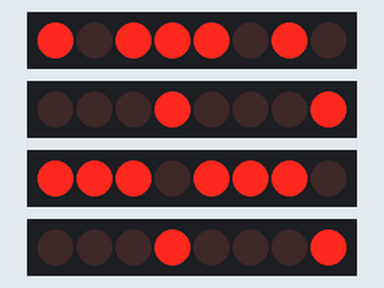
The sketch below on a simulated Arduino Uno, built with avr-gcc and run on an emulated ATmega328P. Shown: 4 × 8 shift-register outputs drawn as a row of LEDs (first output left, lit = HIGH). Wiring (inferred from the names in the program): 4 × shift register (74HC595): data pin 11, shift clock pin 12, latch pin 13 / data pin 8, shift clock pin 9, latch pin 10 / data pin 2, shift clock pin 3, latch pin 4 / data pin 5, shift clock pin 6, latch pin 7. Wiring (inferred from the signals the program sends): 4 × row of LEDs: on Q0, Q1, Q2, Q3, Q4, Q5, Q6, Q7 / on Q0, Q1, Q2, Q3, Q4, Q5, Q6, Q7 / on Q0, Q1, Q2, Q3, Q4, Q5, Q6, Q7 / on Q0, Q1, Q2, Q3, Q4, Q5, Q6, Q7. Random numbers use the default seed unless the sketch sets one.

Above: at 0.16 s.
At 5.21 s:
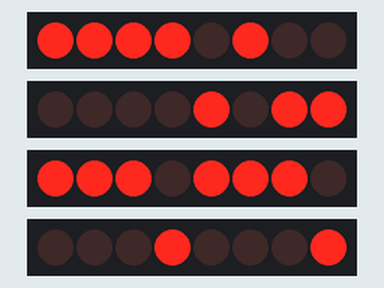
At 12.02 s:
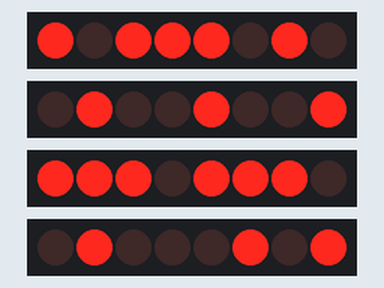
At 19.76 s:
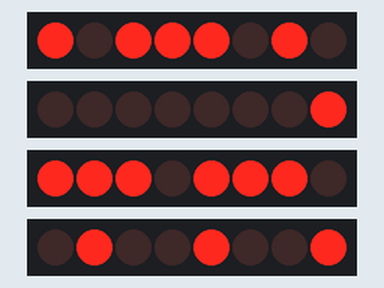
At 29.56 s:
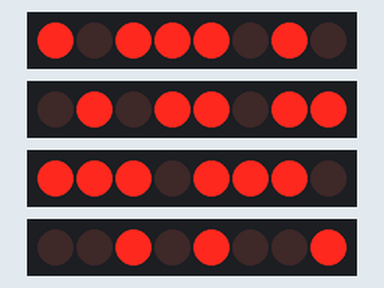
At 39.36 s:
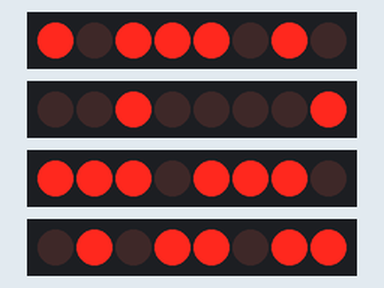
Timing chart, 0 to 40.0 s (numbered marks = the images above):
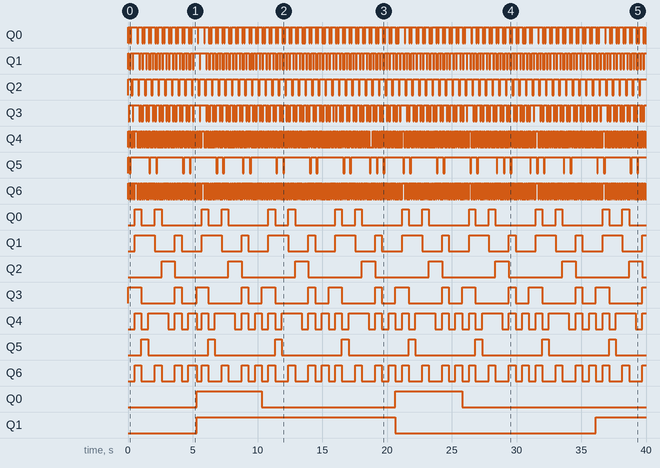

The sketch:

LED_Display.ino
```cpp
#include <stdlib.h>

// Pin definitions:
// The 74HC595 uses a type of serial connection called SPI
// (Serial Peripheral Interface) that requires three pins:

int datapins[] = {2, 5, 8, 11};
int clockpins[] = {3, 6, 9, 12};
int latchpins[] = {4, 7, 10, 13};

float switch_val;
int my_count = 0;
boolean clicked = 0;
boolean clicked_prev = 0;

//for dtostrf
char number_array[5];

byte data = 0;


void setup()
{
  // Set the three SPI pins to be outputs:
  for(int i=2; i<14; i++){
    pinMode(i, OUTPUT);
  }
  clearAll();
}


void loop()
{
  //binaryCount();        // Bit patterns from 0 to 255
  //click_count();
  count();

}

/* Layout of digital display:
*
*         Register Numbers
*         ----------------
*   __          _0_
*  |__|      1|     |2
*  |__|.  =     -3-
*            4|     |5
*               -6-      .7
*
*/


void click_count(){
  switch_val = analogRead(0);
  if (switch_val > 1000){
    clicked = true;
  }else{
    clicked = false;
  }
  if(clicked && !clicked_prev){
    my_count++;
  }
  disp_num(my_count);
  clicked_prev = clicked;
}

void rand_disp(){
  disp_digit(random(9), false, 1);
  delay(500);
}

void count(){
  int delayTime = 50;
  for(int a=0; a<=9; a++){
    disp_digit(a, false, 1);
    for (int b = 0; b<=9; b++){
      disp_digit(b, false, 2);
      for(int c = 0; c<=9; c++){
        disp_digit(c, false, 3);
        for(int d = 0; d<=9; d++){
          disp_digit(d, false, 4);
          delay(delayTime);
        }
      }
    }
  }
}


void clearAll(){
  for(int i = 7; i>=0; i--){
    shiftWrite(i, LOW, 1);
    shiftWrite(i, LOW, 2);
    shiftWrite(i, LOW, 3);
    shiftWrite(i, LOW, 4);
  }
}

void clearDisp(int register_num){
  for(int index = 7; index >= 0; index--)
  {
    shiftWrite(index, LOW, register_num);
  }
}

void disp_num(float number){
  dtostrf(number, 4, 3, number_array);
  int j=4;
  for(int i=0; i<j; i++){
    boolean period = false;
    int num = number_array[i] - '0';
    if(number_array[i+1] == '.'){
      period = true;
      i++;
      j++;
    }
    disp_digit(num, period, i);
  }
}

void disp_digit(int num, boolean period, int placeval){
  clearDisp(placeval);
  switch (num){
    case 0:
      shiftWrite(0, HIGH, placeval);
      shiftWrite(1, HIGH, placeval);
      shiftWrite(2, HIGH, placeval);
      shiftWrite(4, HIGH, placeval);
      shiftWrite(5, HIGH, placeval);
      shiftWrite(6, HIGH, placeval);
      break;
    case 1:
      shiftWrite(2, HIGH, placeval);
      shiftWrite(5, HIGH, placeval);
      break;
    case 2:
      shiftWrite(0, HIGH, placeval);
      shiftWrite(2, HIGH, placeval);
      shiftWrite(3, HIGH, placeval);
      shiftWrite(4, HIGH, placeval);
      shiftWrite(6, HIGH, placeval);
      break;
    case 3:
      shiftWrite(0, HIGH, placeval);
      shiftWrite(2, HIGH, placeval);
      shiftWrite(3, HIGH, placeval);
      shiftWrite(5, HIGH, placeval);
      shiftWrite(6, HIGH, placeval);
      break;
    case 4:
      shiftWrite(1, HIGH, placeval);
      shiftWrite(2, HIGH, placeval);
      shiftWrite(3, HIGH, placeval);
      shiftWrite(5, HIGH, placeval);
      break;
    case 5:
      shiftWrite(0, HIGH, placeval);
      shiftWrite(1, HIGH, placeval);
      shiftWrite(3, HIGH, placeval);
      shiftWrite(5, HIGH, placeval);
      shiftWrite(6, HIGH, placeval);
      break;
    case 6:
      shiftWrite(1, HIGH, placeval);
      shiftWrite(3, HIGH, placeval);
      shiftWrite(4, HIGH, placeval);
      shiftWrite(5, HIGH, placeval);
      shiftWrite(6, HIGH, placeval);
      shiftWrite(0, HIGH, placeval);
      break;
    case 7:
      shiftWrite(0, HIGH, placeval);
      shiftWrite(2, HIGH, placeval);
      shiftWrite(5, HIGH, placeval);
      break;
    case 8:
      shiftWrite(0, HIGH, placeval);
      shiftWrite(1, HIGH, placeval);
      shiftWrite(2, HIGH, placeval);
      shiftWrite(3, HIGH, placeval);
      shiftWrite(4, HIGH, placeval);
      shiftWrite(5, HIGH, placeval);
      shiftWrite(6, HIGH, placeval);
      break;
    case 9:
      shiftWrite(0, HIGH, placeval);
      shiftWrite(1, HIGH, placeval);
      shiftWrite(2, HIGH, placeval);
      shiftWrite(3, HIGH, placeval);
      shiftWrite(5, HIGH, placeval);
      break;
    default:
      clearDisp(placeval);
  }
  if(period==true){
    shiftWrite(7, HIGH, placeval);
  }

}


void shiftWrite(int desiredPin, boolean desiredState, int register_num)

// This function lets you make the shift register outputs
// HIGH, placeval or LOW in exactly the same way that you use digitalWrite().

// Like digitalWrite(), this function takes two parameters:

//    "desiredPin" is the shift register output pin
//    you want to affect (0-7)

//    "desiredState" is whether you want that output
//    to be HIGH, placeval or LOW

// Inside the Arduino, numbers are stored as arrays of "bits",
// each of which is a single 1 or 0 value. Because a "byte" type
// is also eight bits, we'll use a byte (which we named "data"
// at the top of this sketch) to send data to the shift register.
// If a bit in the byte is "1", the output will be HIGH, placeval. If the bit
// is "0", the output will be LOW.

// To turn the individual bits in "data" on and off, we'll use
// a new Arduino commands called bitWrite(), which can make
// individual bits in a number 1 or 0.
{

  constrain(register_num, 1, 4);

  //change register #s 1-4 to array positions 0-3
  register_num--;
  // First we'll alter the global variable "data", changing the
  // desired bit to 1 or 0:

  bitWrite(data,desiredPin,desiredState);

  // Now we'll actually send that data to the shift register.
  // The shiftOut() function does all the hard work of
  // manipulating the data and clock pins to move the data
  // into the shift register:

  shiftOut(datapins[register_num], clockpins[register_num], MSBFIRST, data);

  // Once the data is in the shift register, we still need to
  // make it appear at the outputs. We'll toggle the state of
  // the latchPin, which will signal the shift register to "latch"
  // the data to the outputs. (Latch activates on the HIGH, placeval-to
  // -low transition).

  digitalWrite(latchpins[register_num], HIGH);
  digitalWrite(latchpins[register_num], LOW);
}


/*
binaryCount()

Numbers are stored internally in the Arduino as arrays of "bits",
each of which is a 1 or 0. Just like the base-10 numbers we use
every day, The position of the bit affects the magnitude of its
contribution to the total number:

Bit position   Contribution
0              1
1              2
2              4
3              8
4              16
5              32
6              64
7              128

To build any number from 0 to 255 from the above 8 bits, just
select the contributions you need to make. The bits will then be
1 if you use that contribution, and 0 if you don't.

This function will increment the "data" variable from 0 to 255
and repeat. When we send this value to the shift register and LEDs,
you can see the on-off pattern of the eight bits that make up the
byte. See http://www.arduino.cc/playground/Code/BitMath for more
information on binary numbers.
*/

//void binaryCount()
//{
//  int delayTime = 1000; // time (milliseconds) to pause between LEDs
//                        // make this smaller for faster switching
//
//  // Send the data byte to the shift register:
//
//  shiftOut(datapin, clockpin, MSBFIRST, data);
//
//  // Toggle the latch pin to make the data appear at the outputs:
//
//  digitalWrite(latchpin, HIGH);
//  digitalWrite(latchpin, LOW);
//
//  // Add one to data, and repeat!
//  // (Because a byte type can only store numbers from 0 to 255,
//  // if we add more than that, it will "roll around" back to 0
//  // and start over).
//
//  data++;
//
//  // Delay so you can see what's going on:
//
//  delay(delayTime);
//}
```

Measured:
- by itself, Q2: repeats every 0.52 s: LOW 0.10 s, HIGH 0.41 s
- by itself, Q4: moves between LOW and HIGH, repeating every 12.7 s
- by itself, Q6: moves between LOW and HIGH, repeating every 12.6 s
- by itself, Q0: repeats every 5.2 s: LOW 1.0 s, HIGH 0.52 s, LOW 3.1 s, HIGH 0.50 s
- by itself, Q1: repeats every 5.2 s: LOW 1.5 s, HIGH 0.52 s, LOW 1.6 s, HIGH 1.5 s
- by itself, Q2: alternates HIGH for 1.0 s and LOW for 4.1 s
- by itself, Q3, Q4, Q6: moves between LOW and HIGH, repeating every 5.2 s
- by itself, Q5: alternates HIGH for 0.52 s and LOW for 4.6 s
